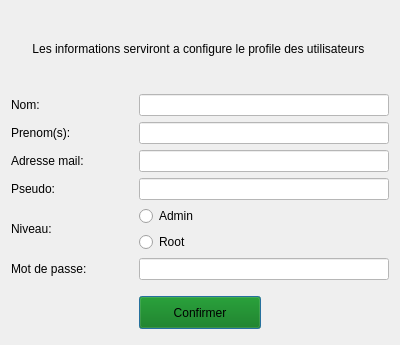
<?xml version="1.0" encoding="UTF-8"?>
<ui version="4.0">
 <class>adduser</class>
 <widget class="QDialog" name="adduser">
  <property name="geometry">
   <rect>
    <x>0</x>
    <y>0</y>
    <width>400</width>
    <height>345</height>
   </rect>
  </property>
  <property name="minimumSize">
   <size>
    <width>400</width>
    <height>345</height>
   </size>
  </property>
  <property name="maximumSize">
   <size>
    <width>400</width>
    <height>345</height>
   </size>
  </property>
  <property name="windowTitle">
   <string>Ajout utilisateur</string>
  </property>
  <layout class="QGridLayout" name="gridLayout">
   <item row="4" column="0">
    <widget class="QLabel" name="label_4">
     <property name="text">
      <string>Pseudo:</string>
     </property>
    </widget>
   </item>
   <item row="2" column="1" colspan="2">
    <widget class="QLineEdit" name="inp_prenom">
     <property name="styleSheet">
      <string notr="true">QLineEdit{
	background-color: #fff;
	color:  #000;
}
</string>
     </property>
    </widget>
   </item>
   <item row="6" column="0">
    <widget class="QLabel" name="label_6">
     <property name="text">
      <string>Mot de passe:</string>
     </property>
    </widget>
   </item>
   <item row="4" column="1" colspan="2">
    <widget class="QLineEdit" name="inp_psd">
     <property name="styleSheet">
      <string notr="true">QLineEdit{
	background-color: #fff;
	color:  #000;
}
</string>
     </property>
    </widget>
   </item>
   <item row="1" column="1" colspan="2">
    <widget class="QLineEdit" name="inp_nom">
     <property name="styleSheet">
      <string notr="true">QLineEdit{
	background-color: #fff;
	color:  #000;
}
</string>
     </property>
    </widget>
   </item>
   <item row="6" column="1" colspan="2">
    <widget class="QLineEdit" name="inp_pwd">
     <property name="styleSheet">
      <string notr="true">QLineEdit{
	background-color: #fff;
	color:  #000;
}
</string>
     </property>
     <property name="echoMode">
      <enum>QLineEdit::Password</enum>
     </property>
    </widget>
   </item>
   <item row="1" column="0">
    <widget class="QLabel" name="label">
     <property name="text">
      <string>Nom:</string>
     </property>
    </widget>
   </item>
   <item row="0" column="0" colspan="3">
    <widget class="QLabel" name="label_7">
     <property name="styleSheet">
      <string notr="true">QLabel{
	font: 81 11pt &quot;Fira Sans Compressed ExtraBold&quot;;
}</string>
     </property>
     <property name="text">
      <string>&lt;center&gt;Les informations serviront a configure le profile des utilisateurs&lt;/center&gt; </string>
     </property>
    </widget>
   </item>
   <item row="3" column="1" colspan="2">
    <widget class="QLineEdit" name="inp_mail">
     <property name="styleSheet">
      <string notr="true">QLineEdit{
	background-color: #fff;
	color:  #000;
}
</string>
     </property>
    </widget>
   </item>
   <item row="5" column="0" colspan="2">
    <layout class="QHBoxLayout" name="horizontalLayout">
     <item>
      <widget class="QLabel" name="label_5">
       <property name="text">
        <string>Niveau:</string>
       </property>
      </widget>
     </item>
     <item>
      <layout class="QVBoxLayout" name="verticalLayout">
       <item>
        <widget class="QRadioButton" name="Admin">
         <property name="text">
          <string>Admin</string>
         </property>
        </widget>
       </item>
       <item>
        <widget class="QRadioButton" name="Root">
         <property name="text">
          <string>Root</string>
         </property>
        </widget>
       </item>
      </layout>
     </item>
    </layout>
   </item>
   <item row="8" column="1">
    <widget class="QPushButton" name="pushButton">
     <property name="styleSheet">
      <string notr="true">QPushButton{
	background-color: rgb(0, 113, 0);
	height: 25px;
	width: 80px;
	font: 81 italic 12pt &quot;Fira Sans Compressed ExtraBold&quot;;
}

QPushButton:pressed{
	background-color: rgb(0, 85, 0);
}</string>
     </property>
     <property name="text">
      <string>Confirmer</string>
     </property>
    </widget>
   </item>
   <item row="2" column="0">
    <widget class="QLabel" name="label_2">
     <property name="text">
      <string>Prenom(s):</string>
     </property>
    </widget>
   </item>
   <item row="3" column="0">
    <widget class="QLabel" name="label_3">
     <property name="text">
      <string>Adresse mail:</string>
     </property>
    </widget>
   </item>
   <item row="7" column="1">
    <spacer name="verticalSpacer">
     <property name="orientation">
      <enum>Qt::Vertical</enum>
     </property>
     <property name="sizeType">
      <enum>QSizePolicy::Fixed</enum>
     </property>
     <property name="sizeHint" stdset="0">
      <size>
       <width>20</width>
       <height>10</height>
      </size>
     </property>
    </spacer>
   </item>
   <item row="9" column="1">
    <spacer name="verticalSpacer_2">
     <property name="orientation">
      <enum>Qt::Vertical</enum>
     </property>
     <property name="sizeType">
      <enum>QSizePolicy::Fixed</enum>
     </property>
     <property name="sizeHint" stdset="0">
      <size>
       <width>20</width>
       <height>5</height>
      </size>
     </property>
    </spacer>
   </item>
  </layout>
 </widget>
 <resources/>
 <connections/>
</ui>
